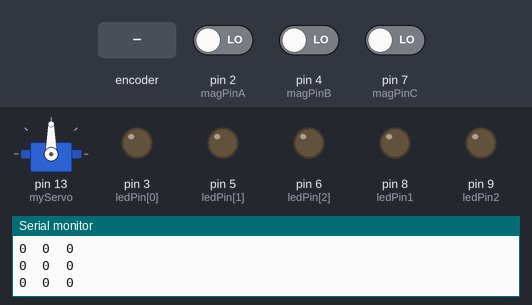
The sketch below on a simulated Arduino Uno, built with avr-gcc and run on an emulated ATmega328P. Parts: servo, output pins drawn as LEDs (lit = HIGH), the last lines printed to the serial monitor. Dashed ring = blinking. Inputs (shaded band) come from the test bench; at power-on: pin 2 (magPinA) LOW, pin 4 (magPinB) LOW, pin 7 (magPinC) LOW. Random numbers use the default seed unless the sketch sets one.

Above: at 1.2 s.
1.3 s: rotary encoder on pin 2 (magPinA) / pin 4 (magPinB) turned 3 steps (first pin leading)
At 1.48 s:
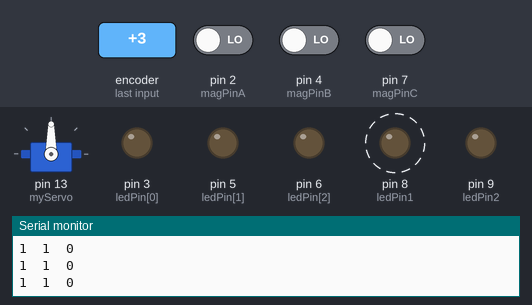
3.4 s: rotary encoder on pin 2 (magPinA) / pin 4 (magPinB) turned 2 steps (second pin leading)
At 4.2 s:
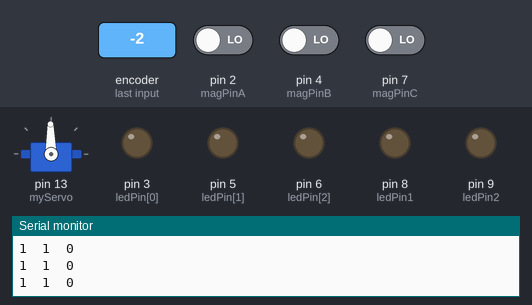
5.3 s: rotary encoder on pin 2 (magPinA) / pin 4 (magPinB) turned 1 step (first pin leading)
At 6.6 s:
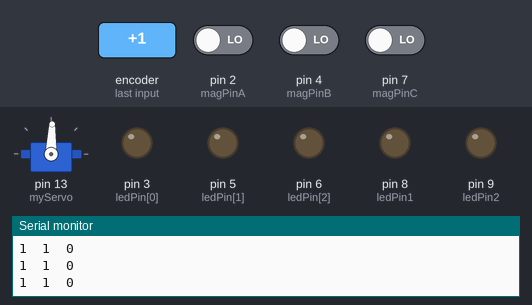
7.0 s: rotary encoder on pin 2 (magPinA) / pin 4 (magPinB) turned 1 step (first pin leading)
At 8.0 s:
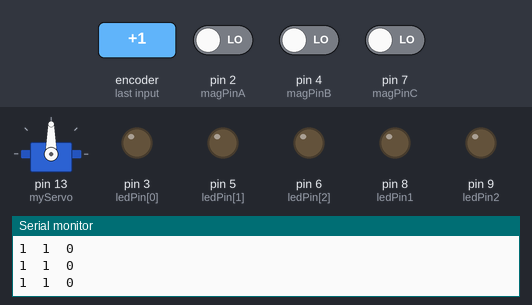
8.7 s: rotary encoder on pin 2 (magPinA) / pin 4 (magPinB) turned 2 steps (second pin leading)
At 8.88 s:
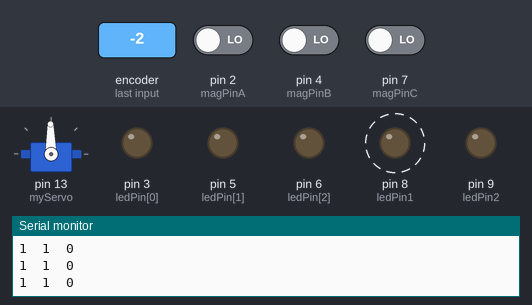
Timing chart, 0 to 11.6 s (numbered marks = the images above; inputs shaded):
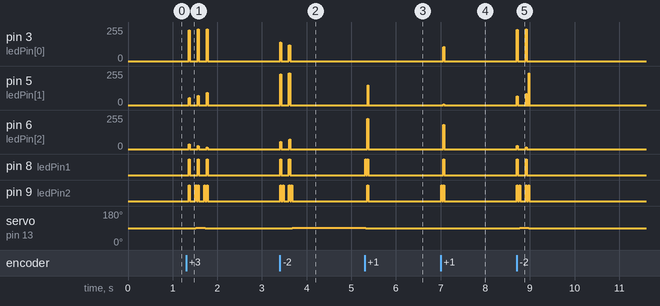

Measured:
- after the input at 1.3 s, pin 8 (ledPin1): alternates HIGH for 0.02 s and LOW for 0.18 s, 6 changes in all, then stays LOW, starting after 0.06 s; pin 9 (ledPin2): LOW → HIGH after 0.06 s, then repeats every 0.20 s: LOW 0.12 s, HIGH 0.03 s, LOW 0.03 s, HIGH 0.02 s, until it stays LOW from 1.8 s
- after the input at 3.4 s, pin 3 (ledPin[0]): ramps from 139/255 to 0/255 and jumps back, once every 0.19 s; pin 8 (ledPin1): alternates HIGH for 0.03 s and LOW for 0.17 s, 4 changes in all, then stays LOW, starting at once; servo on pin 13 (myServo): 88° → 91° after 0.28 s
- after the input at 5.3 s, pin 5 (ledPin[1]): 0/255 → 148/255 after 0.07 s, → 0/255 0.02 s later; pin 6 (ledPin[2]): 0/255 → 227/255 after 0.06 s, → 228/255 0.01 s later, → 0/255 0.01 s later
- after the input at 7.0 s, pin 3 (ledPin[0]): 0/255 → 105/255 after 0.06 s, → 106/255 0.01 s later, → 0/255 0.02 s later; pin 5 (ledPin[1]): 0/255 → 6/255 after 0.06 s, → 0/255 0.03 s later
- after the input at 8.7 s, pin 3 (ledPin[0]): 0/255 → 236/255 at once, → 0/255 0.03 s later, → 239/255 0.18 s later, → 0/255 0.02 s later; pin 8 (ledPin1): alternates HIGH for 0.03 s and LOW for 0.18 s, 4 changes in all, then stays LOW, starting at once; servo on pin 13 (myServo): 90° → 91° after 0.08 s, → 88° 0.20 s later

The sketch:

midTerm.ino
```cpp
#include <Servo.h>

Servo myServo;
int servoSpeed = 90;

int magPinA = 2;
int magPinB = 4;
int magPinC = 7;

int sensorA = 0;
int sensorB = 0;
int sensorC = 0;

int ledVal0, ledVal1, ledVal2;
int ledA, ledB;

int ledPin[3] = {3, 5, 6};
int ledPin1 = 8;
int ledPin2 = 9;

int waitTime[7] = {50, 200, 50, 20, 20, 50, 500};
long unsigned lastBlinkTime = 0;
int n = 0;

bool B = false;
bool C = false;

int echoPin = 12;
int trigPin = 11;

void setup() {
  // put your setup code here, to run once:
  Serial.begin(9600);
  pinMode(magPinA, INPUT);
  pinMode(magPinB, INPUT);
  pinMode(magPinC, INPUT);
  pinMode(ledPin1, OUTPUT);
  pinMode(ledPin2, OUTPUT);
  for (int i = 0; i < 3; i++) {
    pinMode(ledPin[i], OUTPUT);
  }
  pinMode(trigPin, OUTPUT);
  pinMode(echoPin, INPUT);
  myServo.attach(13);
}

void loop() {
  // put your main code here, to run repeatedly:
  sensorA = digitalRead(magPinA);
  sensorB = digitalRead(magPinB);
  sensorC = digitalRead(magPinC);

  //  Serial.print(sensorA);
  //  Serial.print('\t');
  //  Serial.print(sensorB);
  //  Serial.print('\t');
  //  Serial.println(sensorC);

  if (sensorA && !sensorB && !sensorC) {
    Serial.println('A');
    myServo.detach();
    B = false;
    C = false;

    float amplitude = 120;
    float frequency = 0.05;
    //radians把180°转化为π
    float T = radians(millis());
    float baseline = 120;

    ledVal0 = amplitude * sin(frequency * T) + baseline;
    ledVal1 = amplitude * sin(frequency * (T + 90)) + baseline;
    ledVal2 = amplitude * sin(frequency * (T + 180)) + baseline;
    ledA = 1;
    ledB = 1;

    analogWrite(ledPin[0], ledVal0);
    analogWrite(ledPin[1], ledVal1);
    analogWrite(ledPin[2], ledVal2);
    digitalWrite(ledPin1, ledA);
    digitalWrite(ledPin2, ledB);

  } else if (sensorB && !sensorA && !sensorC) {
    Serial.println('B');
    C = false;

    if (B == false) {
      myServo.attach(13); B = true;
    }
    Serial.print(ledA);
    Serial.print('\t');
    myServo.write(servoSpeed);

    float amplitude = 120;
    float frequency = 1;
    //radians把180°转化为π
    float T = radians(millis());
    float baseline = 120;

    servoSpeed = 2 * sin(T) + 90;
    ledVal0 = amplitude * sin(frequency * T) + baseline;
    ledVal1 = amplitude * sin(frequency * (T + 90)) + baseline;
    ledVal2 = amplitude * sin(frequency * (T + 180)) + baseline;
    if (millis() - lastBlinkTime > waitTime[n]) {
      lastBlinkTime = millis();
      ledB = ledA;
      ledA = !ledA;
      n++;
      if (n > 6) n = 0;
    }

    analogWrite(ledPin[0], ledVal0);
    analogWrite(ledPin[1], ledVal1);
    analogWrite(ledPin[2], ledVal2);
    digitalWrite(ledPin1, ledA);
    digitalWrite(ledPin2, ledB);
  } else if (sensorC && !sensorB && !sensorA) {
    //    Serial.println('C');
    if (C == false) {
      myServo.attach(13); C = true;
    }
    //Ultrasonic
    digitalWrite(trigPin, LOW);
    delayMicroseconds(2);

    digitalWrite(trigPin, HIGH);
    delayMicroseconds(10);

    digitalWrite(trigPin, LOW);
    int duration = pulseIn(echoPin, HIGH);
    int distance = duration / 58.2;
      Serial.println(distance);
    if (distance < 10) {
      C = false;
      int servoSpeed = map(distance, 2, 10, 0, 90);
      Serial.println(servoSpeed);
      myServo.write(servoSpeed);
    } else {
      C = true;
      myServo.detach();
    }
    analogWrite(ledPin[0], random(0, 255));
    analogWrite(ledPin[1], random(0, 255));
    analogWrite(ledPin[2], random(0, 255));
    digitalWrite(ledPin1, ledA);
    digitalWrite(ledPin2, ledB);
    delay(20);
    ledA = !ledA;
    ledB = !ledB;

  } else {
    B = false;
    C = false;
    myServo.detach();
    Serial.print(sensorA);
    Serial.print('\t');
    Serial.print(sensorB);
    Serial.print('\t');
    Serial.println(sensorC);

    analogWrite(ledPin[0], 0);
    analogWrite(ledPin[1], 0);
    analogWrite(ledPin[2], 0);
    digitalWrite(ledPin1, LOW);
    digitalWrite(ledPin2, LOW);
  }
}
```
